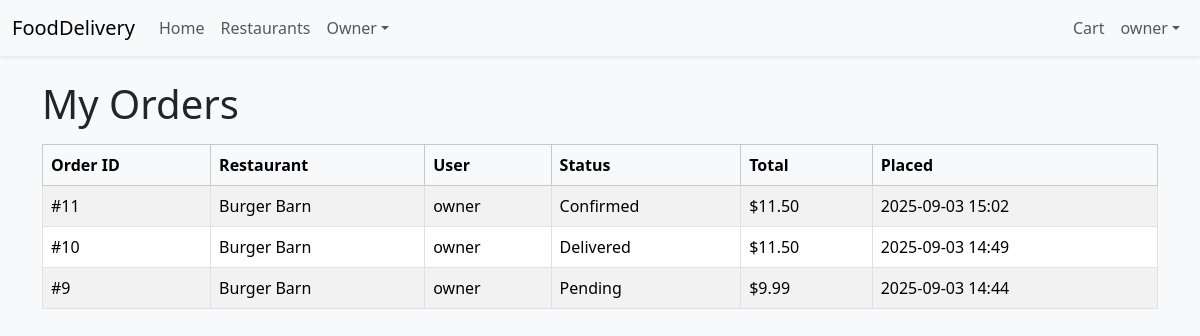
Screenshot of /orders/my/ (signed in) with the database file from the repository.
### accounts/models.py (models this page shows, shortened)
class User(AbstractUser):
    ROLE_CUSTOMER = 'customer'
    ROLE_COURIER = 'courier'
    ROLE_OWNER = 'owner'
    ROLE_ADMIN = 'admin'
    ROLE_CHOICES: list[tuple[str, str]] = [
        (ROLE_CUSTOMER, 'Customer'),
        (ROLE_COURIER, 'Courier'),
        (ROLE_OWNER, 'Owner'),
        (ROLE_ADMIN, 'Administrator'),
    ]
    role = models.CharField(
        max_length=20,
        choices=ROLE_CHOICES,
        default=ROLE_CUSTOMER,
        help_text='Designates the role of the user in the platform.'
    )
    def is_courier(self) -> bool:
        return self.role == self.ROLE_COURIER
    def is_owner(self) -> bool:
        return self.role == self.ROLE_OWNER
    def is_admin(self) -> bool:
        return self.role == self.ROLE_ADMIN or self.is_superuser

### orders/models.py (models this page shows, shortened)
class Order(models.Model):
    STATUS_PENDING = 'pending'
    STATUS_CONFIRMED = 'confirmed'
    STATUS_PICKED_UP = 'picked_up'
    STATUS_CANCELED = 'canceled'
    STATUS_DELIVERED = 'delivered'
    STATUS_CHOICES: list[tuple[str, str]] = [
        (STATUS_PENDING, 'Pending'),
        (STATUS_CONFIRMED, 'Confirmed'),
        (STATUS_PICKED_UP, 'Picked up'),
        (STATUS_DELIVERED, 'Delivered'),
        (STATUS_CANCELED, 'Canceled'),
    ]
    user = models.ForeignKey(
        settings.AUTH_USER_MODEL,
        on_delete=models.CASCADE,
        related_name='orders',
        help_text='The customer who placed the order',
    )
    restaurant = models.ForeignKey(
        Restaurant,
        on_delete=models.CASCADE,
        related_name='orders',
        help_text='Restaurant that will fulfil the order',
    )
    courier = models.ForeignKey(
        settings.AUTH_USER_MODEL,
        on_delete=models.SET_NULL,
        related_name='deliveries',
        null=True,
        blank=True,
        help_text='Courier assigned to deliver the order',
    )
    status = models.CharField(
        max_length=20,
        choices=STATUS_CHOICES,
        default=STATUS_PENDING,
        help_text='Current status of the order',
    )
    subtotal = models.DecimalField(
        max_digits=10,
        decimal_places=2,
        default=Decimal('0.00'),
        help_text='Sum of line totals before delivery fees',
    )
    delivery_fee = models.DecimalField(
        max_digits=10,
        decimal_places=2,
        default=Decimal('0.00'),
        help_text='Delivery fee applied to the order',
    )
    total = models.DecimalField(
        max_digits=10,
        decimal_places=2,
        default=Decimal('0.00'),
        help_text='Grand total including fees',
    )
    created_at = models.DateTimeField(auto_now_add=True)
    updated_at = models.DateTimeField(auto_now=True)
    class Meta:
        ordering = ['-created_at']

### restaurants/models.py (models this page shows, shortened)
class Restaurant(models.Model):
    name = models.CharField(max_length=255)
    description = models.TextField(blank=True)
    address = models.CharField(max_length=255, blank=True)
    image = models.ImageField(upload_to='restaurants/', blank=True, null=True)
    open_hours = models.CharField(max_length=255, blank=True)
    category = models.CharField(max_length=100, blank=True)
    is_open = models.BooleanField(default=True)
    owner = models.ForeignKey(
        settings.AUTH_USER_MODEL,
        on_delete=models.CASCADE,
        related_name='owned_restaurants',
        help_text='The owner of this restaurant',
    )
    created_at = models.DateTimeField(auto_now_add=True)
    updated_at = models.DateTimeField(auto_now=True)
    class Meta:
        ordering = ['name']

### orders/views.py (the view)
# urls.py: path('my/', MyOrdersView.as_view(), name='my_orders'),
class MyOrdersView(LoginRequiredMixin, View):
    template_name = 'orders/order_list.html'
    def get(self, request: HttpRequest) -> HttpResponse:
        orders = Order.objects.filter(user=request.user).select_related('restaurant')
        return render(request, self.template_name, {'orders': orders})

### core/context_processors.py (called while the page is built)
def stripe_public_key(request):
    return {
        'STRIPE_PUBLIC_KEY': getattr(settings, 'STRIPE_PUBLIC_KEY', '')
    }

### templates/orders/order_list.html (shortened to what this page needs)
{% extends 'base.html' %}
{% block content %}
<div class="container">
  {% if owner_mode %}
    <h1 class="mb-3">Orders for Your Restaurants</h1>
  {% elif courier_mode %}
    <h1 class="mb-3">Orders to Deliver</h1>
  {% else %}
    <h1 class="mb-3">My Orders</h1>
  {% endif %}
  {% if orders %}
    <table class="table table-striped table-bordered">
      <thead class="table-light">
        <tr>
          <th>Order ID</th>
          <th>Restaurant</th>
          <th>User</th>
          <th>Status</th>
          <th>Total</th>
          <th>Placed</th>
        </tr>
      </thead>
      <tbody>
        {% for order in orders %}
          <tr>
            <td>#{{ order.id }}</td>
            <td>{{ order.restaurant.name }}</td>
            <td>{{ order.user.username }}</td>
            <td>{{ order.get_status_display }}</td>
            <td>${{ order.total }}</td>
            <td>{{ order.created_at|date:'Y-m-d H:i' }}</td>
          </tr>
        {% endfor %}
      </tbody>
    </table>
  {% else %}
    <p>No orders found.</p>
  {% endif %}
</div>
{% endblock %}

### templates/base.html (shortened to what this page needs)
{% load static %}
<!DOCTYPE html>
<html lang="en">
<head>
  <link href="https://cdn.jsdelivr.net/npm/bootstrap@5.3.2/dist/css/bootstrap.min.css" rel="stylesheet">
  <link rel="stylesheet" href="{% static 'css/styles.css' %}">
  <link rel="stylesheet" href="https://cdn.jsdelivr.net/npm/bootstrap-icons@1.10.5/font/bootstrap-icons.css">
</head>
<body>
<nav class="navbar navbar-expand-lg navbar-light bg-light shadow-sm">
  <div class="container-fluid">
    <a class="navbar-brand" href="{% url 'home' %}">FoodDelivery</a>
    <div class="collapse navbar-collapse" id="navbarSupportedContent">
      <ul class="navbar-nav me-auto mb-2 mb-lg-0">
        <li class="nav-item"><a class="nav-link" href="{% url 'home' %}">Home</a></li>
        <li class="nav-item"><a class="nav-link" href="{% url 'restaurants:list' %}">Restaurants</a></li>
        {% if user.is_authenticated %}
          {% if user.is_owner %}
            <li class="nav-item dropdown">
              <a class="nav-link dropdown-toggle" href="#" id="ownerMenu" role="button" data-bs-toggle="dropdown"
                 aria-expanded="false">Owner</a>
            </li>
          {% endif %}
        {% endif %}
      </ul>
      <ul class="navbar-nav mb-2 mb-lg-0">
        {% if user.is_authenticated %}
          <li class="nav-item"><a class="nav-link" href="{% url 'orders:cart' %}">Cart</a></li>
          <li class="nav-item dropdown">
            <a class="nav-link dropdown-toggle" href="#" id="userMenu" role="button" data-bs-toggle="dropdown"
               aria-expanded="false">{{ user.get_full_name|default:user.username }}</a>
          </li>
        {% else %}
          <li class="nav-item"><a class="nav-link" href="{% url 'accounts:login' %}">Login</a></li>
          <li class="nav-item"><a class="nav-link" href="{% url 'accounts:register' %}">Register</a></li>
        {% endif %}
      </ul>
    </div>
  </div>
</nav>
<main class="py-4">
  {% block content %}{% endblock %}
</main>
</body>
</html>

### static/css/styles.css (style rules this page uses)
body { background-color: #f8f9fa; }
main { min-height: 80vh; }

### rows the page displays
User: get_full_name "owner"
Order: id "11", restaurant.name "Burger Barn", user.username "owner", status "Confirmed", total "11.50", created_at "2025-09-03 15:02"
Order: id "10", restaurant.name "Burger Barn", user.username "owner", status "Delivered", total "11.50", created_at "2025-09-03 14:49"
Order: id "9", restaurant.name "Burger Barn", user.username "owner", status "Pending", total "9.99", created_at "2025-09-03 14:44"
